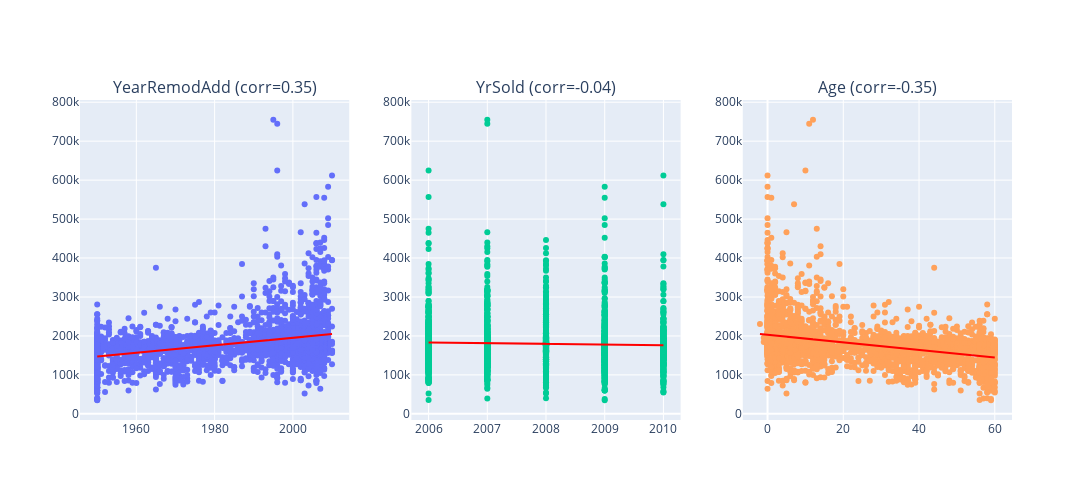

The notebook cell this image was saved under:
### Code cell
cols = ['YearRemodAdd', 'YrSold', 'Age']

fig = make_subplots(rows=1, cols=3, subplot_titles=cols)

for i, col in enumerate(cols, start=1):
    corr = data_cleaned[col].corr(data_cleaned['SalePrice'])
    
    X = sm.add_constant(data_cleaned[col])
    model = sm.OLS(data_cleaned['SalePrice'], X).fit()
    trend = model.predict(X)
    
    fig.add_trace(
        go.Scatter(
            x=data_cleaned[col],
            y=data_cleaned['SalePrice'],
            mode='markers',
            name=col,
            hovertext=data_cleaned.index,
            hovertemplate='ID: %{hovertext}<br>'+col+': %{x}<br>SalePrice: %{y}<extra></extra>'
        ),
        row=1, col=i
    )
    
    fig.add_trace(
        go.Scatter(
            x=data_cleaned[col],
            y=trend,
            mode='lines',
            line=dict(color='red'),
            name='Trend',
            showlegend=False
        ),
        row=1, col=i
    )
    fig.layout.annotations[i-1].text = f"{col} (corr={corr:.2f})"

fig.update_layout(width=1800, height=500, showlegend=False)
fig.show()

### Figure 1 — Plotly figure (JSON) as saved in the notebook; plotly's stock layout.template omitted (floating-point values rounded to 4 significant figures; data arrays with more than 128 entries replaced by an {"elided": "..."} marker saying what was removed)
{"data": [{"hovertemplate": "ID: %{hovertext}<br>YearRemodAdd: %{x}<br>SalePrice: %{y}<extra></extra>", "hovertext": {"elided": "2919 float values"}, "mode": "markers", "name": "YearRemodAdd", "type": "scatter", "x": {"elided": "2919 int values"}, "xaxis": "x", "y": {"elided": "2919 float values"}, "yaxis": "y"}, {"line": {"color": "red"}, "mode": "lines", "name": "Trend", "showlegend": false, "type": "scatter", "x": {"elided": "2919 int values"}, "xaxis": "x", "y": {"elided": "2919 float values"}, "yaxis": "y"}, {"hovertemplate": "ID: %{hovertext}<br>YrSold: %{x}<br>SalePrice: %{y}<extra></extra>", "hovertext": {"elided": "2919 float values"}, "mode": "markers", "name": "YrSold", "type": "scatter", "x": {"elided": "2919 int values"}, "xaxis": "x2", "y": {"elided": "2919 float values"}, "yaxis": "y2"}, {"line": {"color": "red"}, "mode": "lines", "name": "Trend", "showlegend": false, "type": "scatter", "x": {"elided": "2919 int values"}, "xaxis": "x2", "y": {"elided": "2919 float values"}, "yaxis": "y2"}, {"hovertemplate": "ID: %{hovertext}<br>Age: %{x}<br>SalePrice: %{y}<extra></extra>", "hovertext": {"elided": "2919 float values"}, "mode": "markers", "name": "Age", "type": "scatter", "x": {"elided": "2919 int values"}, "xaxis": "x3", "y": {"elided": "2919 float values"}, "yaxis": "y3"}, {"line": {"color": "red"}, "mode": "lines", "name": "Trend", "showlegend": false, "type": "scatter", "x": {"elided": "2919 int values"}, "xaxis": "x3", "y": {"elided": "2919 float values"}, "yaxis": "y3"}], "layout": {"annotations": [{"font": {"size": 16}, "showarrow": false, "text": "YearRemodAdd (corr=0.35)", "x": 0.1444, "xanchor": "center", "xref": "paper", "y": 1, "yanchor": "bottom", "yref": "paper"}, {"font": {"size": 16}, "showarrow": false, "text": "YrSold (corr=-0.04)", "x": 0.5, "xanchor": "center", "xref": "paper", "y": 1, "yanchor": "bottom", "yref": "paper"}, {"font": {"size": 16}, "showarrow": false, "text": "Age (corr=-0.35)", "x": 0.8556, "xanchor": "center", "xref": "paper", "y": 1, "yanchor": "bottom", "yref": "paper"}], "height": 500, "showlegend": false, "width": 1800, "xaxis": {"anchor": "y", "domain": [0, 0.2889]}, "xaxis2": {"anchor": "y2", "domain": [0.3556, 0.6444]}, "xaxis3": {"anchor": "y3", "domain": [0.7111, 1]}, "yaxis": {"anchor": "x", "domain": [0, 1]}, "yaxis2": {"anchor": "x2", "domain": [0, 1]}, "yaxis3": {"anchor": "x3", "domain": [0, 1]}}}
